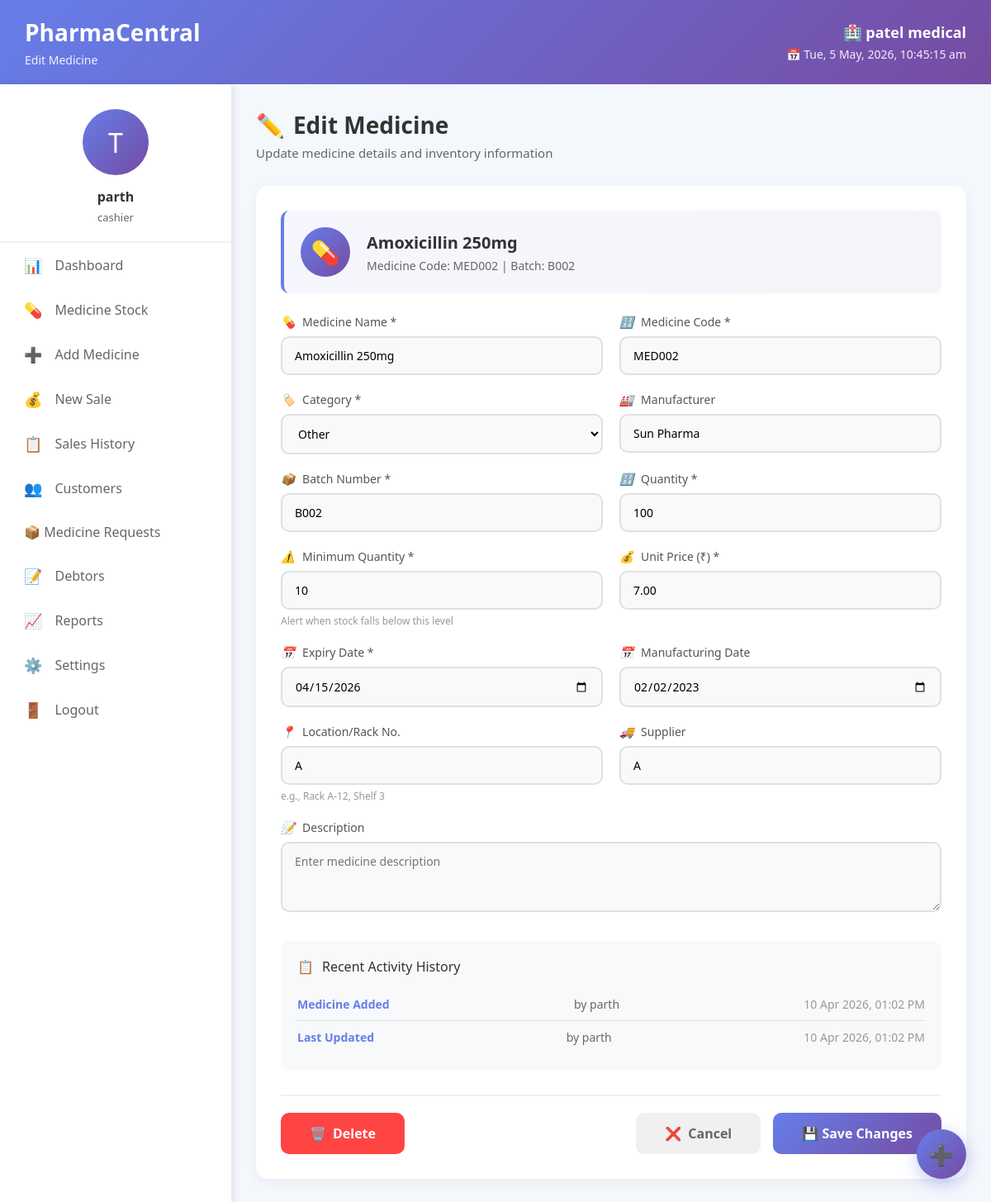
The app's page /edit-medicine/8/ (signed in) with its own data.
### app1/models.py (models this page shows, shortened)
class Pharmacy(models.Model):
    name = models.CharField(max_length=200)
    owner = models.ForeignKey(User, on_delete=models.CASCADE, related_name='pharmacies')
    license_number = models.CharField(max_length=50, unique=True)
    gst_number = models.CharField(max_length=50, unique=True)
    address = models.TextField()
    city = models.CharField(max_length=100)
    pincode = models.CharField(max_length=10)
    phone = models.CharField(max_length=15)
    email = models.EmailField()
    registration_date = models.DateField(auto_now_add=True)
    is_verified = models.BooleanField(default=False)
    gst_certificate = models.FileField(upload_to='documents/gst/', null=True, blank=True)
    license_document = models.FileField(upload_to='documents/license/', null=True, blank=True)
    owner_id_proof = models.FileField(upload_to='documents/id_proof/', null=True, blank=True)
    owner_photo = models.ImageField(upload_to='profiles/owners/', null=True, blank=True)
    created_at = models.DateTimeField(auto_now_add=True)
    updated_at = models.DateTimeField(auto_now=True)

class User(AbstractUser):
    USER_TYPES = (
        ('admin', 'Admin'),
        ('pharmacy_owner', 'Pharmacy Owner'),
        ('pharmacist', 'Pharmacist'),
        ('cashier', 'Cashier'),
    )
    user_type = models.CharField(max_length=20, choices=USER_TYPES, default='cashier')
    phone_number = models.CharField(max_length=15, blank=True)
    profile_picture = models.ImageField(upload_to='profiles/', null=True, blank=True)
    is_active = models.BooleanField(default=True)
    created_at = models.DateTimeField(auto_now_add=True)
    updated_at = models.DateTimeField(auto_now=True)
    groups = models.ManyToManyField(
        'auth.Group',
        verbose_name='groups',
        blank=True,
        help_text='The groups this user belongs to.',
        related_name="pharmacentral_user_set",  # Unique name
        related_query_name="pharmacentral_user",
    )
    user_permissions = models.ManyToManyField(
        'auth.Permission',
        verbose_name='user permissions',
        blank=True,
        help_text='Specific permissions for this user.',
        related_name="pharmacentral_user_set",  # Unique name
        related_query_name="pharmacentral_user",
    )

class Medicine(models.Model):
    STATUS_CHOICES = (
        ('good', 'Good'),
        ('low_stock', 'Low Stock'),
        ('expiring_soon', 'Expiring Soon'),
        ('expired', 'Expired'),
    )
    pharmacy = models.ForeignKey(Pharmacy, on_delete=models.CASCADE, related_name='medicines')
    name = models.CharField(max_length=200)
    medicine_code = models.CharField(max_length=50, unique=True)
    category = models.ForeignKey(MedicineCategory, on_delete=models.SET_NULL, null=True)
    manufacturer = models.CharField(max_length=200, blank=True)
    batch_number = models.CharField(max_length=50)
    quantity = models.PositiveIntegerField(default=0)
    min_quantity = models.PositiveIntegerField(default=10)
    unit_price = models.DecimalField(max_digits=10, decimal_places=2)
    expiry_date = models.DateField()
    manufacturing_date = models.DateField(null=True, blank=True)
    location = models.CharField(max_length=50, blank=True, help_text="Rack/Shelf location")
    supplier = models.CharField(max_length=200, blank=True)
    description = models.TextField(blank=True)
    status = models.CharField(max_length=20, choices=STATUS_CHOICES, default='good')
    created_at = models.DateTimeField(auto_now_add=True)
    updated_at = models.DateTimeField(auto_now=True)
    class Meta:
        ordering = ['expiry_date']

class MedicineCategory(models.Model):
    name = models.CharField(max_length=100)
    description = models.TextField(blank=True)
    created_at = models.DateTimeField(auto_now_add=True)
    class Meta:
        verbose_name_plural = "Medicine Categories"

### app1/views.py (the view, shortened to what this page needs)
# urls.py: path('edit-medicine/<int:pk>/', views.edit_medicine, name='edit_medicine'),
@login_required
def edit_medicine(request, pk):
    user = request.user
    try:
        pharmacy = Pharmacy.objects.get(owner=user)
    except Pharmacy.DoesNotExist:
        messages.error(request, '❌ Pharmacy profile not found! Please complete your profile first.')
        return redirect('settings')
    try:
        medicine = Medicine.objects.get(pk=pk, pharmacy=pharmacy)
    except Medicine.DoesNotExist:
        messages.error(request, '❌ Medicine not found or you do not have permission to edit it!')
        return redirect('medicine_stock')
    if medicine.expiry_date:
        medicine.expiry_date_formatted = medicine.expiry_date.strftime('%Y-%m-%d')
    if medicine.manufacturing_date:
        medicine.manufacturing_date_formatted = medicine.manufacturing_date.strftime('%Y-%m-%d')
    context = {
        'medicine': medicine,
        'categories': MedicineCategory.objects.all(),
        'pharmacy_name': pharmacy.name,
        'user_full_name': user.get_full_name() or user.email.split('@')[0],
        'user_initials': user.email[0].upper() if user.email else 'U',
        'user_role': getattr(user, 'user_type', 'Pharmacy Owner'),
        'today': timezone.now().date().strftime('%Y-%m-%d'),  # For min date in form
    }
    return render(request, 'app1/edit-medicine.html', context)

### app1/templates/app1/edit-medicine.html (shortened to what this page needs)
<!DOCTYPE html>
<html lang="gu">
<head>
</head>
<body>
    <div class="header">
        <div class="logo-area">
            <h1>PharmaCentral</h1>
            <p>Edit Medicine</p>
        </div>
        <div class="pharmacy-info">
            <h3>🏥 {{ pharmacy_name }}</h3>
            <p id="currentDateTime">📅 Loading...</p>
        </div>
    </div>
    <div class="container">
        <div class="sidebar">
            <div class="profile-card">
                <div class="profile-img">{{ user_initials }}</div>
                <h3>{{ user_full_name }}</h3>
                <p>{{ user_role }}</p>
            </div>
            <div class="menu">
                <a href="{% url 'dashboard' %}" class="menu-item">
                    <span>📊</span> Dashboard
                </a>
                <a href="{% url 'medicine_stock' %}" class="menu-item">
                    <span>💊</span> Medicine Stock
                </a>
                <a href="{% url 'add_medicine' %}" class="menu-item">
                    <span>➕</span> Add Medicine
                </a>
                <a href="{% url 'sales' %}" class="menu-item">
                    <span>💰</span> New Sale
                </a>
                <a href="{% url 'sales_history' %}" class="menu-item">
                    <span>📋</span> Sales History
                </a>
                <a href="{% url 'customers' %}" class="menu-item">
                    <span>👥</span> Customers
                </a>
                 <a href="{% url 'medicine_requests' %}" class="menu-item">📦 Medicine Requests</a>
                <a href="{% url 'debtors' %}" class="menu-item">
                    <span>📝</span> Debtors
                </a>
                <a href="{% url 'reports' %}" class="menu-item">
                    <span>📈</span> Reports
                </a>
                <a href="{% url 'settings' %}" class="menu-item">
                    <span>⚙️</span> Settings
                </a>
                <a href="{% url 'logout' %}" class="menu-item" onclick="return confirm('Are you sure you want to logout?')">
                    <span>🚪</span> Logout
                </a>
            </div>
        </div>
        <div class="main-content">
            <div class="page-header">
                <h2>
                    <span>✏️</span> Edit Medicine
                </h2>
                <p>Update medicine details and inventory information</p>
            </div>
            <div class="form-container">
                <div class="medicine-badge">
                    <div class="medicine-icon">💊</div>
                    <div class="medicine-info">
                        <h3>{{ medicine.name }}</h3>
                        <p>Medicine Code: {{ medicine.medicine_code }} | Batch: {{ medicine.batch_number }}</p>
                    </div>
                </div>
                <form id="editMedicineForm" method="POST" action="{% url 'edit_medicine' medicine.id %}">
                    <div class="form-row">
                        <div class="form-group">
                            <label><i>💊</i> Medicine Name *</label>
                            <input type="text" name="name" id="name" value="{{ medicine.name }}" required>
                        </div>
                        <div class="form-group">
                            <label><i>🔢</i> Medicine Code *</label>
                            <input type="text" name="medicine_code" id="medicine_code" value="{{ medicine.medicine_code }}" required>
                        </div>
                    </div>
                    <div class="form-row">
                        <div class="form-group">
                            <label><i>🏷️</i> Category *</label>
                            <select name="category" id="category" required>
                                {% for category in categories %}
                                <option value="{{ category.id }}" {% if medicine.category.id == category.id %}selected{% endif %}>
                                    {{ category.name }}
                                </option>
                                {% endfor %}
                            </select>
                        </div>
                        <div class="form-group">
                            <label><i>🏭</i> Manufacturer</label>
                            <input type="text" name="manufacturer" id="manufacturer" value="{{ medicine.manufacturer }}">
                        </div>
                    </div>
                    <div class="form-row">
                        <div class="form-group">
                            <label><i>📦</i> Batch Number *</label>
                            <input type="text" name="batch_number" id="batch_number" value="{{ medicine.batch_number }}" required>
                        </div>
                        <div class="form-group">
                            <label><i>🔢</i> Quantity *</label>
                            <input type="number" name="quantity" id="quantity" value="{{ medicine.quantity }}" min="0" required>
                        </div>
                    </div>
                    <div class="form-row">
                        <div class="form-group">
                            <label><i>⚠️</i> Minimum Quantity *</label>
                            <input type="number" name="min_quantity" id="min_quantity" value="{{ medicine.min_quantity }}" min="1" required>
                            <small>Alert when stock falls below this level</small>
                        </div>
                        <div class="form-group">
                            <label><i>💰</i> Unit Price (₹) *</label>
                            <input type="number" name="unit_price" id="unit_price" value="{{ medicine.unit_price }}" step="0.01" min="0" required>
                        </div>
                    </div>
                    <div class="form-row">
                        <div class="form-group">
                            <label><i>📅</i> Expiry Date *</label>
                            <input type="date" name="expiry_date" id="expiry_date" value="{{ medicine.expiry_date|date:'Y-m-d' }}" required>
                        </div>
                        <div class="form-group">
                            <label><i>📅</i> Manufacturing Date</label>
                            <input type="date" name="manufacturing_date" id="manufacturing_date" value="{{ medicine.manufacturing_date|date:'Y-m-d' }}">
                        </div>
                    </div>
                    <div class="form-row">
                        <div class="form-group">
                            <label><i>📍</i> Location/Rack No.</label>
                            <input type="text" name="location" id="location" value="{{ medicine.location }}" placeholder="Enter storage location">
                            <small>e.g., Rack A-12, Shelf 3</small>
                        </div>
                        <div class="form-group">
                            <label><i>🚚</i> Supplier</label>
                            <input type="text" name="supplier" id="supplier" value="{{ medicine.supplier }}" placeholder="Enter supplier name">
                        </div>
                    </div>
                    <div class="form-row">
                        <div class="form-group">
                            <label><i>📝</i> Description</label>
                            <textarea name="description" id="description" rows="3" placeholder="Enter medicine description">{{ medicine.description }}</textarea>
                        </div>
                    </div>
                    <div class="history-section">
                        <div class="history-title">
                            <span>📋</span> Recent Activity History
                        </div>
                        {% if medicine_history %}
                            {% for history in medicine_history %}
                            <div class="history-item">
                                <span class="history-action">{{ history.action_type }}</span>
                                <span class="history-user">by {{ history.user.get_full_name|default:history.user.username }}</span>
                                <span class="history-date">{{ history.timestamp|date:"d M Y, h:i A" }}</span>
                            </div>
                            {% endfor %}
                        {% else %}
                            <div class="history-item">
                                <span class="history-action">Medicine Added</span>
                                <span class="history-user">by {{ user_full_name|default:"System" }}</span>
                                <span class="history-date">{{ medicine.created_at|date:"d M Y, h:i A" }}</span>
                            </div>
                            <div class="history-item">
                                <span class="history-action">Last Updated</span>
                                <span class="history-user">by {{ user_full_name }}</span>
                                <span class="history-date">{{ medicine.updated_at|date:"d M Y, h:i A" }}</span>
                            </div>
                        {% endif %}
                    </div>
                    <div class="form-actions">
                        <button type="button" class="btn-delete" onclick="showDeleteModal()">
                            <span>🗑️</span> Delete
                        </button>
                        <a href="{% url 'medicine_stock' %}" class="btn-cancel">
                            <span>❌</span> Cancel
                        </a>
                        <button type="submit" class="btn-save" id="saveBtn">
                            <span id="btnText">💾 Save Changes</span>
                        </button>
                    </div>
                </form>
            </div>
        </div>
    </div>
    <div class="quick-actions">
        <a href="{% url 'add_medicine' %}" class="action-btn quick" title="Add New Medicine">➕</a>
    </div>
</body>
</html>

### records on screen
Pharmacy: name "patel medical"
User: first_name "parth", user_type "cashier"
Medicine: name "Amoxicillin 250mg", medicine_code "MED002", batch_number "B002", category "Other", manufacturer "Sun Pharma", quantity "100", min_quantity "10", unit_price "7.00", expiry_date "04/15/2026", manufacturing_date "02/02/2023", location "A", supplier "A", created_at "10 Apr 2026, 01:02 PM", updated_at "10 Apr 2026, 01:02 PM"

### other values on screen
{{ user_initials }} "T"
